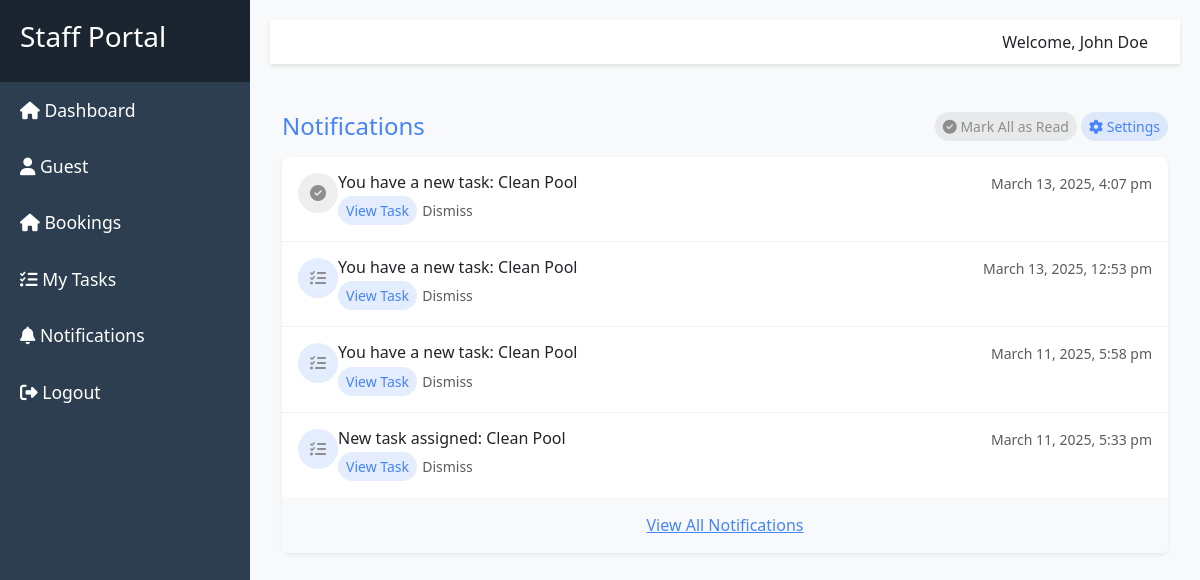
Page /staff/notification/index.php (signed in) on the earlier database version.
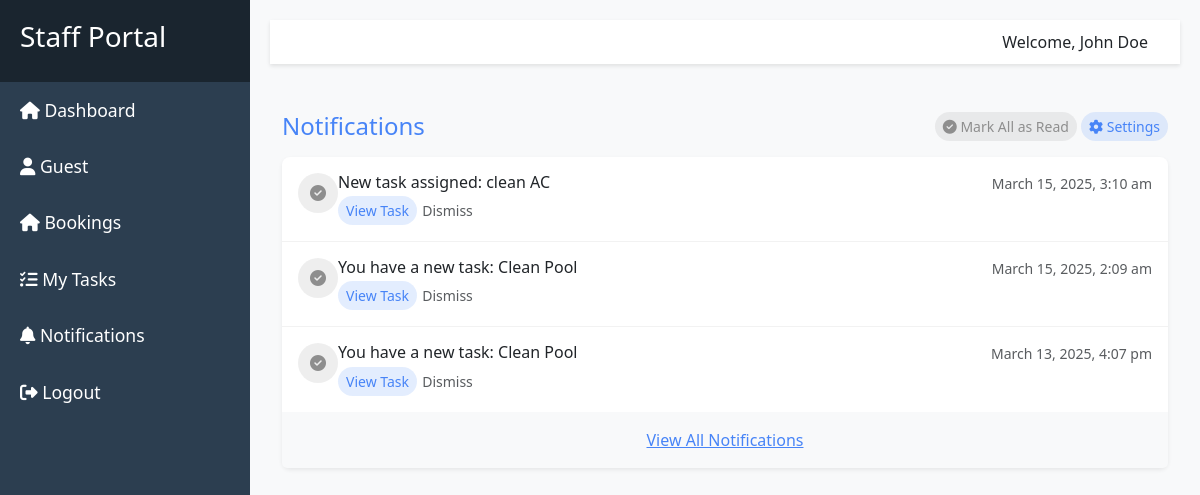
Same page on the later database version.
### tables this page shows
CREATE TABLE IF NOT EXISTS `task_notifications` (
  `id` int(11) NOT NULL AUTO_INCREMENT,
  `task_id` int(11) NOT NULL,
  `staff_id` int(11) NOT NULL,
  `message` text NOT NULL,
  `is_read` tinyint(1) DEFAULT 0,
  `created_at` timestamp NOT NULL DEFAULT current_timestamp(),
  PRIMARY KEY (`id`),
  KEY `task_notifications_ibfk_2` (`staff_id`),
  KEY `task_notification_fk_1` (`task_id`)
);

### staff/notification/index.php (the view, shortened to what this page needs)
<?php
include("../../resources/database/config.php");
include("../includes/template.php");
$id = $_SESSION['ID'];
$notifications_sql = "SELECT message, created_at, is_read FROM task_notifications WHERE staff_id = $id ORDER BY created_at DESC";
$notifications_result = mysqli_query($conn, $notifications_sql);
?>
<div id="main-content" class="container mt-5">
    <div class="notification-center mb-4">
        <div class="d-flex justify-content-between align-items-center mb-3">
            <h4 class="text-primary mb-0">Notifications</h4>
            <div>
                <button class="btn btn-soft-secondary btn-sm rounded-pill mr-2">
                    <i class="fa fa-check-circle mr-1"></i> Mark All as Read
                </button>
                <button class="btn btn-soft-primary btn-sm rounded-pill">
                    <i class="fa fa-cog mr-1"></i> Settings
                </button>
            </div>
        </div>
        <div class="card shadow-sm border-0 rounded-lg">
            <div class="card-body p-0">
                <?php while ($notification = mysqli_fetch_assoc($notifications_result)): ?>
                    <div class="notification-item <?php echo $notification['is_read'] == '0' ? '1' : ''; ?>">
                        <div class="d-flex p-3">
                            <div class="notification-icon bg-soft-<?php echo $notification['is_read'] == '0' ? 'primary' : 'secondary'; ?> mr-3">
                                <i class="fa fa-<?php echo $notification['is_read'] == '0' ? 'tasks' : 'check-circle'; ?> text-<?php echo $notification['is_read'] == 'unread' ? 'primary' : 'secondary'; ?>"></i>
                            </div>
                            <div class="notification-content flex-grow-1">
                                <div class="d-flex justify-content-between">
                                    <h6 class="mb-1"><?php echo htmlspecialchars($notification['message']); ?></h6>
                                    <small class="text-muted"><?php echo date_format(new DateTime($notification['created_at']), 'F j, Y, g:i a'); ?></small>
                                </div>
                                <div class="notification-actions">
                                    <button class="btn btn-soft-primary btn-sm rounded-pill mr-2">View Task</button>
                                    <button class="btn btn-link btn-sm text-muted p-0">Dismiss</button>
                                </div>
                            </div>
                        </div>
                    </div>
                <?php endwhile; ?>
            </div>
            <div class="card-footer bg-light border-top-0 text-center p-3">
                <a href="#" class="text-primary">View All Notifications</a>
            </div>
        </div>
    </div>
</div>

### staff/includes/template.php (shortened to what this page needs)
<!DOCTYPE html>
<html lang="en">
<head>
  <link href="https://cdnjs.cloudflare.com/ajax/libs/bootstrap/5.3.0/css/bootstrap.min.css" rel="stylesheet">
  <link href="https://cdnjs.cloudflare.com/ajax/libs/font-awesome/6.4.0/css/all.min.css" rel="stylesheet">
</head>
<body>
  <nav id="sidebar">
    <div class="sidebar-header">
      <h3>Staff Portal</h3>
    </div>
    <ul class="list-unstyled components">
      <li><a href="http:/resort-ms/staff/dashboard.php" id="dashboard-link"><i class="fas fa-home"></i> Dashboard</a></li>
      <li><a href="http://localhost/resort-ms/staff/guest/index.php" id="dashboard-link"><i class="fa-solid fa-user"></i> Guest</a></li>
      <li><a href="http:/resort-ms/staff/booking/index.php?switch=user" id="dashboard-link"><i class="fas fa-home"></i> Bookings</a></li>
      <li><a href="http:/resort-ms/staff/task/index.php" id="tasks-link"><i class="fas fa-tasks"></i> My Tasks</a></li>
      <li><a href="http:/resort-ms/staff/notification/index.php" id="notifications-link"><i class="fas fa-bell"></i> Notifications</a></li>
      <li><a href="http://localhost/resort-ms/logout.php"><i class="fas fa-sign-out-alt"></i> Logout</a></li>
    </ul>
  </nav>
  <div id="content">
    <nav id="topbar" class="navbar navbar-light">
      <div class="container-fluid">
        <span class="ms-auto">Welcome, John Doe</span>
      </div>
    </nav>
</body>
</html>

### staff/includes/template.php (style rules this page uses)
:root { --sidebar-width: 250px; --primary-color: #3498db; --secondary-color: #2980b9; }
body { font-family: 'Segoe UI', Tahoma, Geneva, Verdana, sans-serif; background-color: #f8f9fa; }
#sidebar { position: fixed; width: var(--sidebar-width); height: 100vh; background: #2c3e50; color: white; transition: all 0.3s; }
#sidebar .sidebar-header { padding: 20px; background: #1a252f; }
#sidebar ul li a { padding: 15px 20px; font-size: 1.1em; display: block; color: white; text-decoration: none; }
#content { margin-left: var(--sidebar-width); transition: all 0.3s; padding: 20px; }
#topbar { background: white; box-shadow: 0 2px 4px rgba(0,0,0,0.1); padding: 10px 20px; }

### staff/notification/index.php (style rules this page uses)
.notification-item { border-bottom: 1px solid rgba(0, 0, 0, 0.05); transition: background-color 0.2s ease; }
.notification-item:last-child { border-bottom: none; }
.notification-icon { width: 40px; height: 40px; border-radius: 50%; display: flex; align-items: center; justify-content: center; }
.bg-soft-secondary { background-color: rgba(142, 142, 142, 0.15); }
.text-primary { color: #4784f7 !important; }
.text-secondary { color: #8e8e8e !important; }
.btn-soft-primary { background-color: rgba(71, 132, 247, 0.15); color: #4784f7; border: none; }
.btn-soft-secondary { background-color: rgba(142, 142, 142, 0.15); color: #8e8e8e; border: none; }
.btn-link { text-decoration: none; }
.card { box-shadow: 0 0.125rem 0.25rem rgba(0, 0, 0, 0.075) !important; }
.rounded-lg { border-radius: 0.5rem !important; }
.rounded-pill { border-radius: 50rem !important; }
.bg-soft-primary { background-color: rgba(71, 132, 247, 0.15); }

Differences in the rows shown:
removed task_notifications: is_read 0 (drawn), message "You have a new task: Clean Pool", created_at "March 13, 2025, 12:53 pm"
removed task_notifications: is_read 0 (drawn), message "You have a new task: Clean Pool", created_at "March 11, 2025, 5:58 pm"
removed task_notifications: is_read 0 (drawn), message "New task assigned: Clean Pool", created_at "March 11, 2025, 5:33 pm"
added task_notifications: is_read 1 (drawn), message "New task assigned: clean AC", created_at "March 15, 2025, 3:10 am"
added task_notifications: is_read 1 (drawn), message "You have a new task: Clean Pool", created_at "March 15, 2025, 2:09 am"
